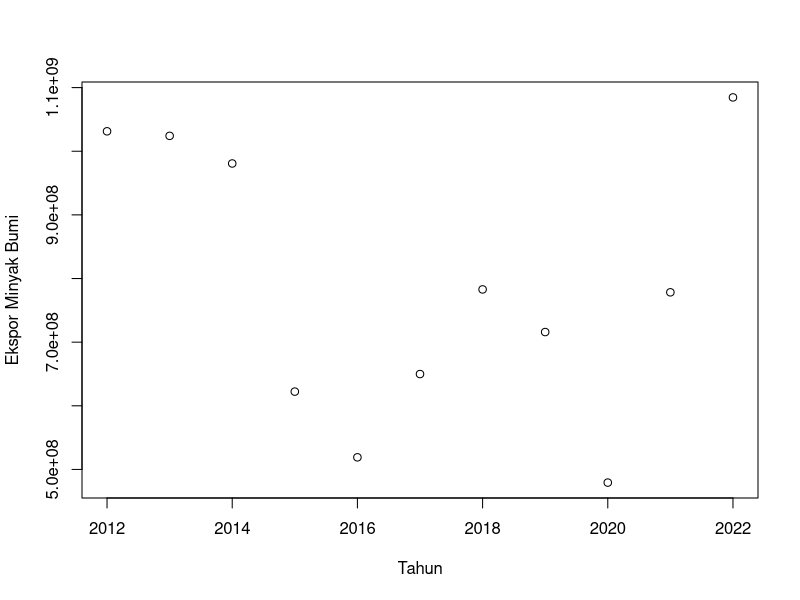
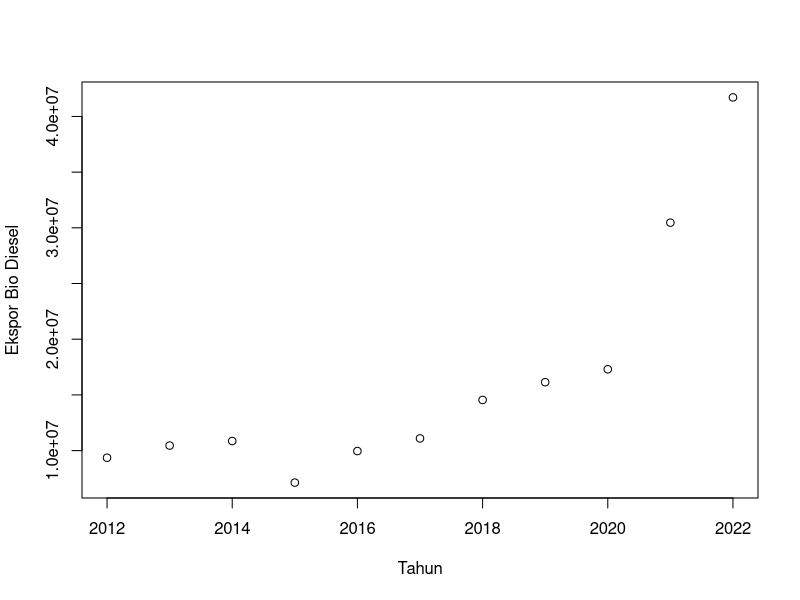
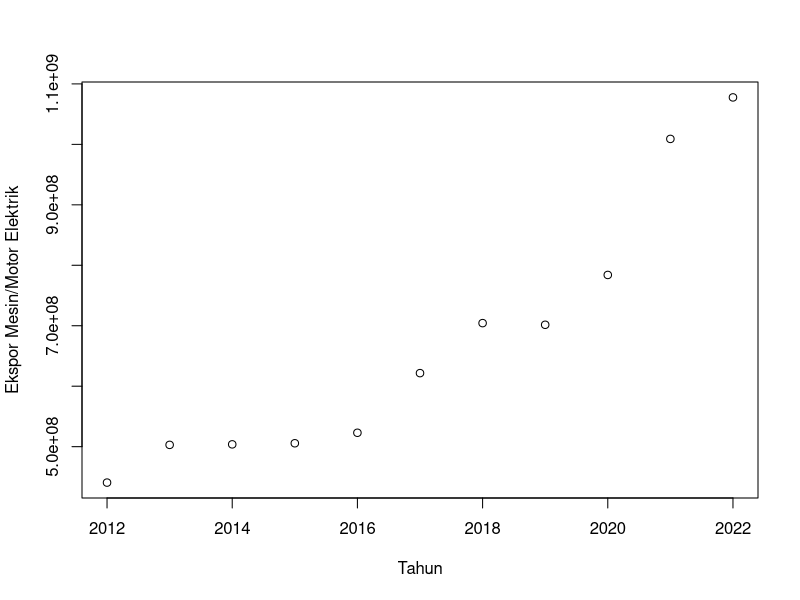
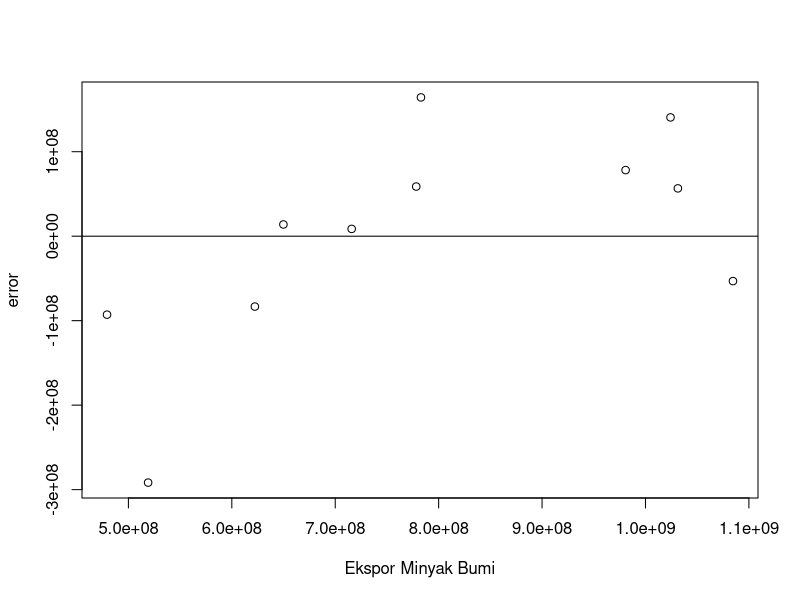
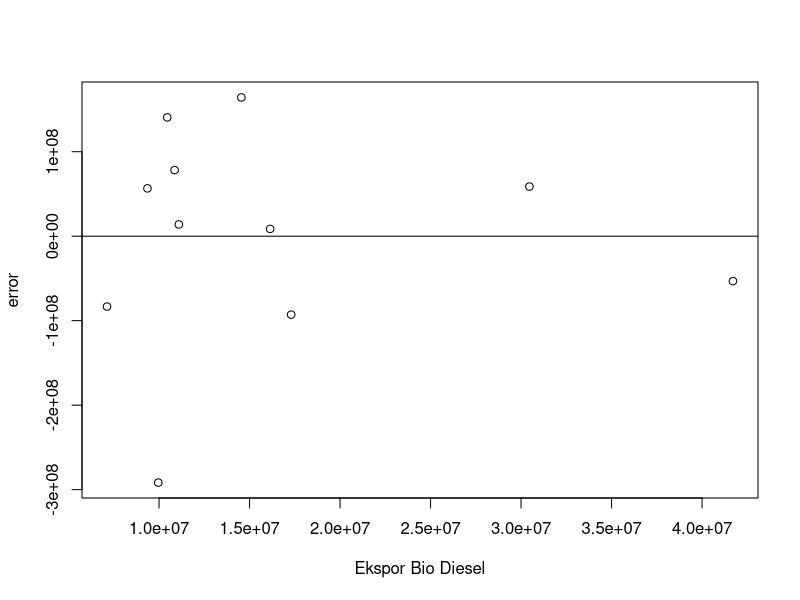
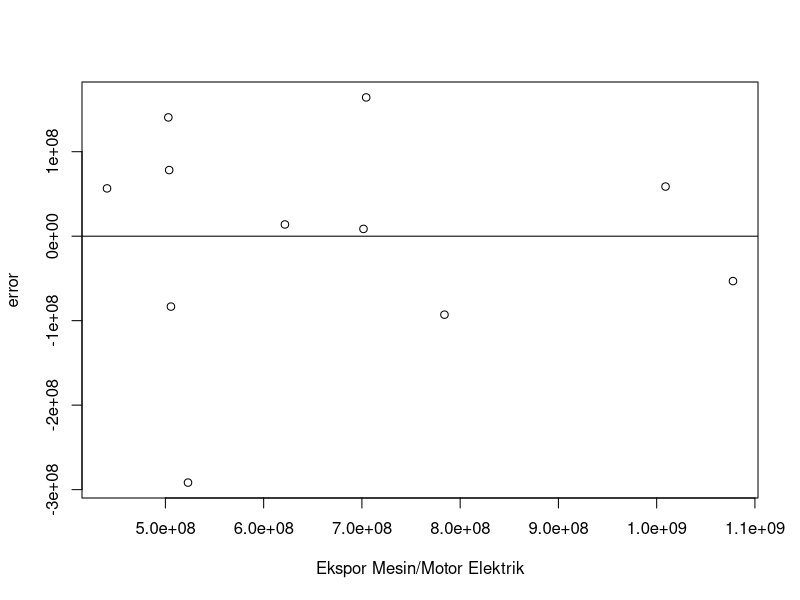

Generate these figures, in order, with R:
## ---- chunk 1
#| warning: false
#| echo: true
setwd("D:/METOPEL UAS/CACA METOPEL")
library(readxl)
library(tidyverse)
library(kableExtra)
## ---- chunk 2
#impor dataset
read_excel("minyak.xlsx")
dat <- read_excel("minyak.xlsx")
kbl(dat) %>%
  kable_styling(bootstrap_options = c("striped", "hover", "condensed", "responsive"))
reg1<-lm(minyak~bio+motor,data=dat)
## ---- chunk 3
plot(dat$tahun,dat$minyak,xlab="Tahun",ylab="Ekspor Minyak Bumi")
## ---- chunk 4
plot(dat$tahun,dat$bio,xlab="Tahun",ylab="Ekspor Bio Diesel")

## ---- chunk 5
plot(dat$tahun,dat$motor,xlab="Tahun",ylab="Ekspor Mesin/Motor Elektrik")
## ---- chunk 6
dat$m<-resid(reg1)
plot(dat$minyak,dat$m,xlab="Ekspor Minyak Bumi",ylab="error")
abline(h=0) # membuat garis horizontal di y=0

## ---- chunk 7
dat$m<-resid(reg1)
plot(dat$bio,dat$m,xlab="Ekspor Bio Diesel",ylab="error")
abline(h=0)
## ---- chunk 8
dat$m<-resid(reg1)
plot(dat$motor,dat$m,xlab="Ekspor Mesin/Motor Elektrik",ylab="error")
abline(h=0)
## ---- chunk 9
summary(reg1)
